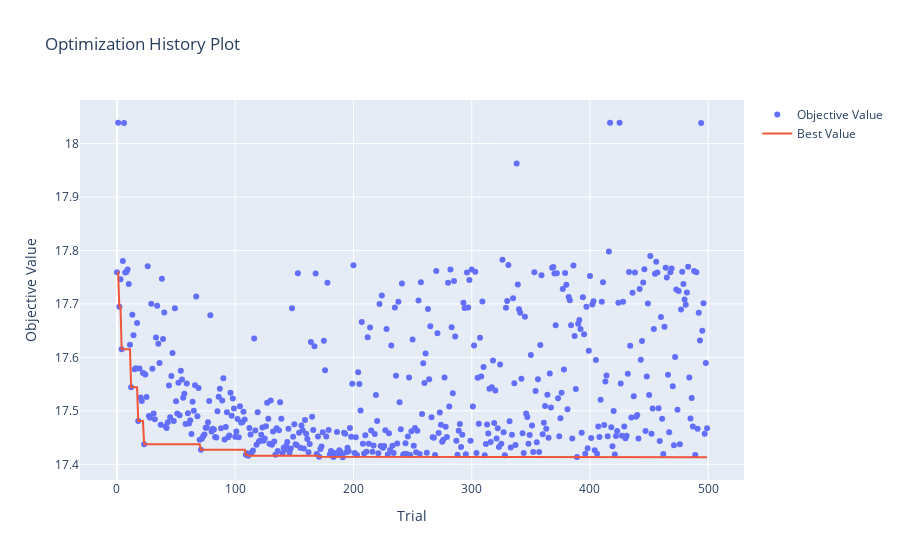

Notebook cell for this chart:
### Code cell
# 하이퍼파라미터 최적화 과정을 확인
optuna.visualization.plot_optimization_history(study)

### Figure 1 — Plotly figure (JSON) as saved in the notebook; plotly's stock layout.template omitted (floating-point values rounded to 4 significant figures; data arrays with more than 128 entries replaced by an {"elided": "..."} marker saying what was removed)
{"data": [{"mode": "markers", "name": "Objective Value", "type": "scatter", "x": {"elided": "500 int values"}, "y": {"elided": "500 float values"}}, {"mode": "lines", "name": "Best Value", "type": "scatter", "x": {"elided": "500 int values"}, "y": {"elided": "500 float values"}}, {"marker": {"color": "#cccccc"}, "mode": "markers", "name": "Infeasible Trial", "showlegend": false, "type": "scatter", "x": [], "y": []}], "layout": {"title": {"text": "Optimization History Plot"}, "xaxis": {"title": {"text": "Trial"}}, "yaxis": {"title": {"text": "Objective Value"}}}}
